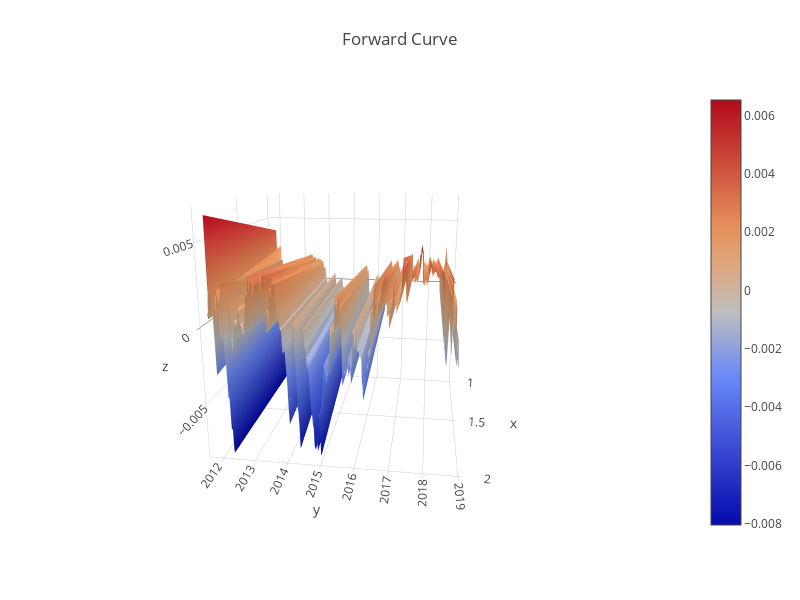

This figure's notebook cell:
### Code cell
df = pd.read_pickle('data/CMCUc-fc-spread').resample('W').mean()[[1, 2]]

data = [go.Surface(x=df.columns,y=df.index.values.astype(str),z=df.values)]
layout = go.Layout(title='Forward Curve',width=800,height=600,margin=dict(l=10,r=50,b=65,t=90),
    yaxis = {
        'tickformat': '%y/%m'
    },
    showlegend=False,
)
iplot(go.Figure(data=data, layout=layout))

### Figure 1 — Plotly figure (JSON) as saved in the notebook; plotly's stock layout.template omitted (floating-point values rounded to 4 significant figures; data arrays with more than 128 entries replaced by an {"elided": "..."} marker saying what was removed)
{"data": [{"cauto": true, "cmax": 0.006537, "cmin": -0.008039, "type": "surface", "uid": "e3326eb6-e60d-11e8-8887-784f43970ddb", "x": [1, 2], "y": {"elided": "370 str values"}, "z": {"elided": "370x2 float values"}}], "layout": {"height": 600, "margin": {"b": 65, "l": 10, "r": 50, "t": 90}, "scene": {"aspectmode": "auto", "aspectratio": {"x": 1, "y": 1, "z": 1}, "camera": {"center": {"x": 0, "y": 0, "z": 0}, "eye": {"x": 2.317, "y": 0.3372, "z": 0.6433}, "up": {"x": 0, "y": 0, "z": 1}}}, "showlegend": false, "title": "Forward Curve", "width": 800, "yaxis": {"tickformat": "%y/%m"}}}
